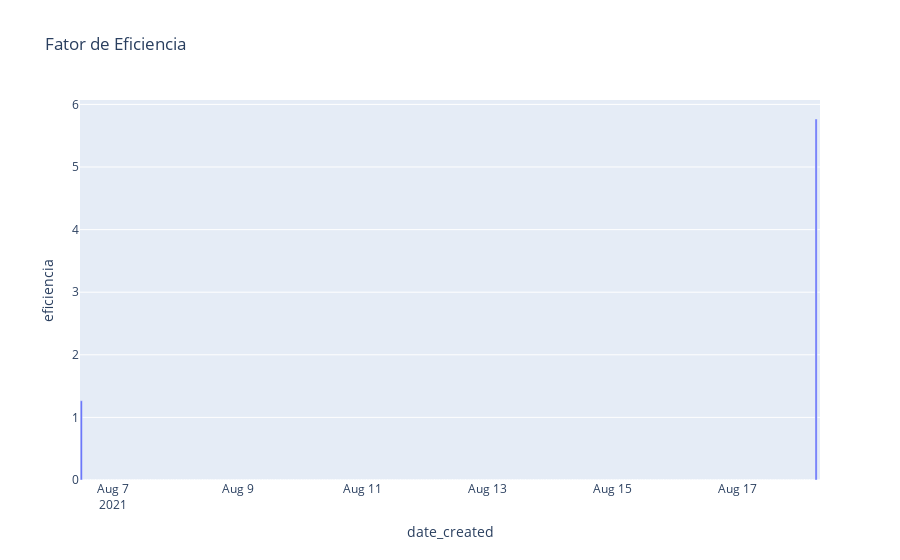

Notebook code for this chart:
### Markdown cell above
# Fator de Eficiência
Obs: A quantidade reduzida de aferições é resultante das limitações e inconsistências da comunicação serial entre o sistema embarcado e a balança Marpress da escavadeira a qual realiza a aferição do peso. Ademais, as amostragens não periódicas se devem a falta de operação do equipamento uma vez que necessita do condutor para ligá-lo ou desligá-lo.

### Code cell
df_data = df.loc[(df['imei'] == escavadeira)]
df_data.loc[:,'date_created'] = pd.to_datetime(df_data['date_created'])
df_data['last_date'] = df_data['date_created'].shift(1)
df_data['interval'] = (df_data['date_created'] - df_data['last_date']) / np.timedelta64(1, 'm')
df_data = df_data.set_index('date_created')
df_data = df_data.loc['2021-08-06':]

df_total = df_data.copy()
df_data = df_data.loc[df_data['weight'] > 0]
# Agrupa por hora
df_data = df_data.groupby(pd.Grouper(freq='3600s')).sum()
df_total = df_total.groupby(pd.Grouper(freq='3600s')).max()

df_total['eficiencia'] = df_data['interval']
df_total['eficiencia'].fillna(0, inplace=True)
print(df_total.loc[df_total['eficiencia'] > 0, ['weight', 'eficiencia']])
fig = px.bar(df_total, y="eficiencia", title="Fator de Eficiencia")
fig.show()

### Figure 1 — Plotly figure (JSON) as saved in the notebook; plotly's stock layout.template omitted (floating-point values rounded to 4 significant figures; data arrays with more than 128 entries replaced by an {"elided": "..."} marker saying what was removed)
{"data": [{"alignmentgroup": "True", "hovertemplate": "date_created=%{x}<br>eficiencia=%{y}<extra></extra>", "legendgroup": "", "marker": {"color": "#636efa", "pattern": {"shape": ""}}, "name": "", "offsetgroup": "", "orientation": "v", "showlegend": false, "textposition": "auto", "type": "bar", "x": {"elided": "284 str values"}, "xaxis": "x", "y": {"elided": "284 float values"}, "yaxis": "y"}], "layout": {"barmode": "relative", "legend": {"tracegroupgap": 0}, "title": {"text": "Fator de Eficiencia"}, "xaxis": {"anchor": "y", "domain": [0, 1], "title": {"text": "date_created"}}, "yaxis": {"anchor": "x", "domain": [0, 1], "title": {"text": "eficiencia"}}}}
